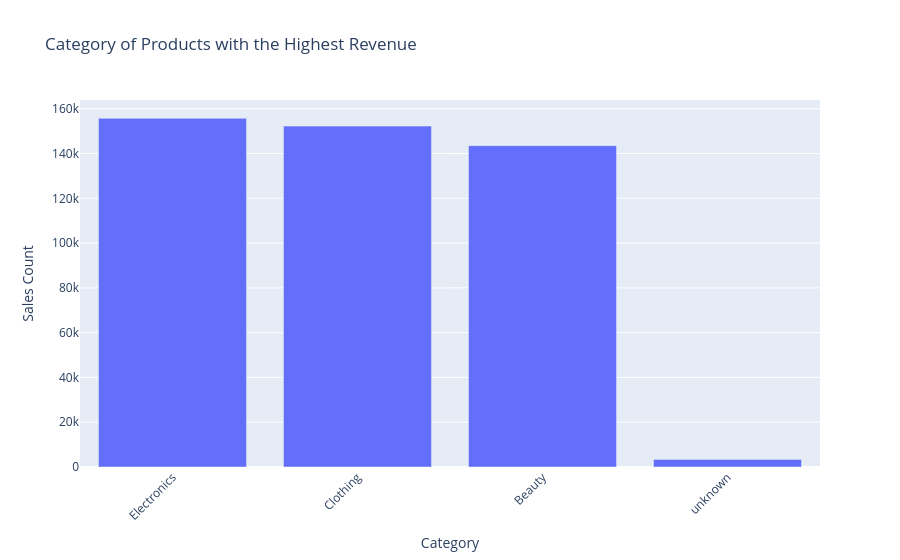

Write notebook code for a chart like this one.
### Code cell
import plotly.express as px

# Group data
category_sales = df.groupby("Product Category")["Sales"].sum().sort_values(ascending=False).head(100).reset_index()

# Create interactive bar chart
fig = px.bar(
    category_sales,
    x="Product Category",
    y="Sales",
    title="Category of Products with the Highest Revenue",
    labels={"Product Category": "Category", "Sales": "Sales Count"},
)

fig.update_layout(
    xaxis_tickangle=-45
)

fig.show()

### Figure 1 — Plotly figure (JSON) as saved in the notebook; plotly's stock layout.template omitted (floating-point values rounded to 4 significant figures)
{"data": [{"hovertemplate": "Category=%{x}<br>Sales Count=%{y}<extra></extra>", "legendgroup": "", "marker": {"color": "#636efa", "pattern": {"shape": ""}}, "name": "", "orientation": "v", "showlegend": false, "textposition": "auto", "type": "bar", "x": ["Electronics", "Clothing", "Beauty", "unknown"], "xaxis": "x", "y": [155700.0, 152200.0, 143500.0, 3400.0], "yaxis": "y"}], "layout": {"barmode": "relative", "legend": {"tracegroupgap": 0}, "title": {"text": "Category of Products with the Highest Revenue"}, "xaxis": {"anchor": "y", "domain": [0, 1], "tickangle": -45, "title": {"text": "Category"}}, "yaxis": {"anchor": "x", "domain": [0, 1], "title": {"text": "Sales Count"}}}}
